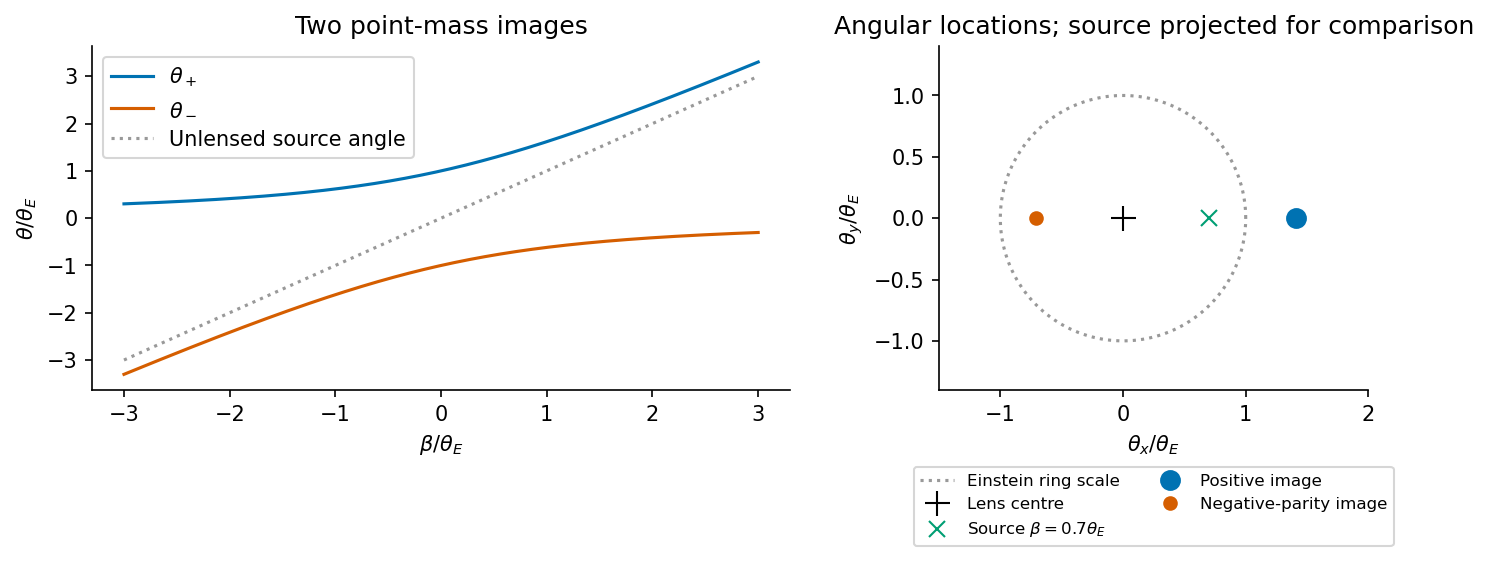

This chart was generated by the following Python code:
"""Original explanatory calculation. Save the PNG basename in the working directory."""
import matplotlib
matplotlib.use("Agg")
import matplotlib.pyplot as plt
import numpy as np
plt.rcParams.update({"font.size":10,"axes.spines.top":False,"axes.spines.right":False})
def finish(fig,name):
    fig.savefig(name+".png",dpi=150,bbox_inches="tight",facecolor="white")
    plt.close(fig)

b=np.linspace(-3,3,500)
root=np.sqrt(b*b+4)
plus=(b+root)/2;minus=(b-root)/2
fig,axs=plt.subplots(1,2,figsize=(10,3.6),layout="constrained")
axs[0].plot(b,plus,color="#0072b2",label=r"$\theta_+$")
axs[0].plot(b,minus,color="#d55e00",label=r"$\theta_-$")
axs[0].plot(b,b,":",color="#999999",label="Unlensed source angle")
axs[0].set(xlabel=r"$\beta/\theta_E$",ylabel=r"$\theta/\theta_E$",title="Two point-mass images")
axs[0].legend()
beta=.7;p=(beta+np.sqrt(beta*beta+4))/2;m=(beta-np.sqrt(beta*beta+4))/2
t=np.linspace(0,2*np.pi,500)
axs[1].plot(np.cos(t),np.sin(t),":",color="#999999",label="Einstein ring scale")
axs[1].plot(0,0,"+",color="black",ms=12,label="Lens centre")
axs[1].plot(beta,0,"x",color="#009e73",ms=8,label=r"Source $\beta=0.7\theta_E$")
axs[1].plot(p,0,"o",color="#0072b2",ms=9,label="Positive image")
axs[1].plot(m,0,"o",color="#d55e00",ms=6,label="Negative-parity image")
axs[1].set(xlim=(-1.5,2),ylim=(-1.4,1.4),xlabel=r"$\theta_x/\theta_E$",ylabel=r"$\theta_y/\theta_E$",title="Angular locations; source projected for comparison",aspect="equal")
axs[1].legend(fontsize=8,loc="upper center",bbox_to_anchor=(.5,-.2),ncol=2)
finish(fig,"paper-1-point-lens")
